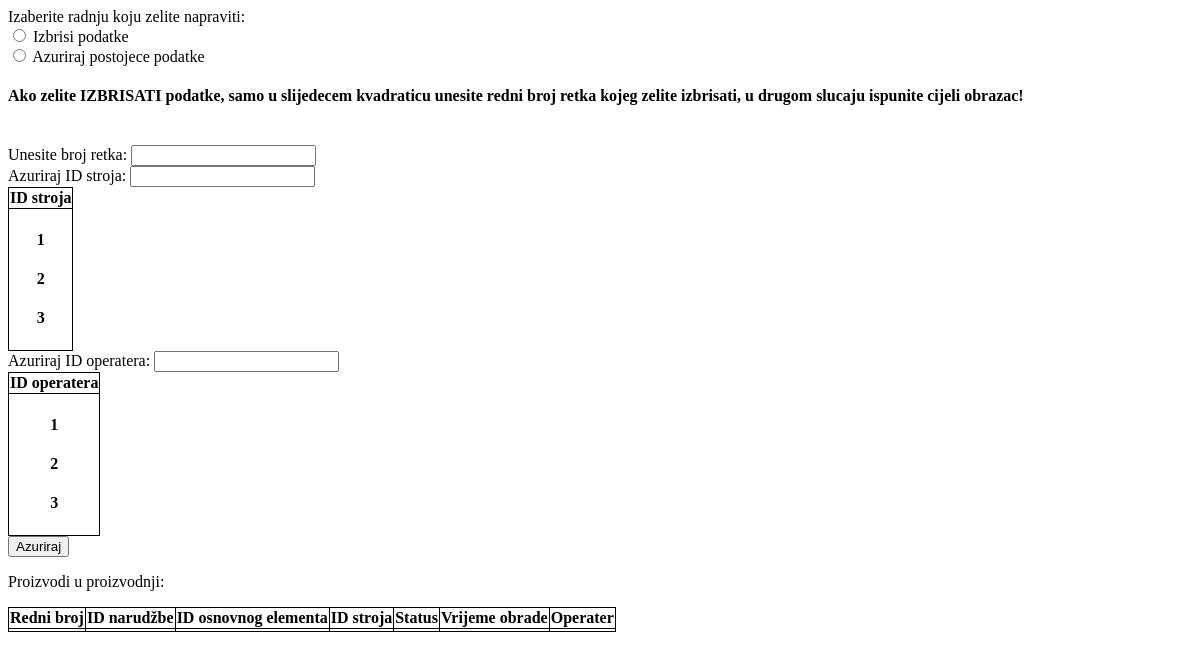
Before: /update_manufacturing_form with the older database file.
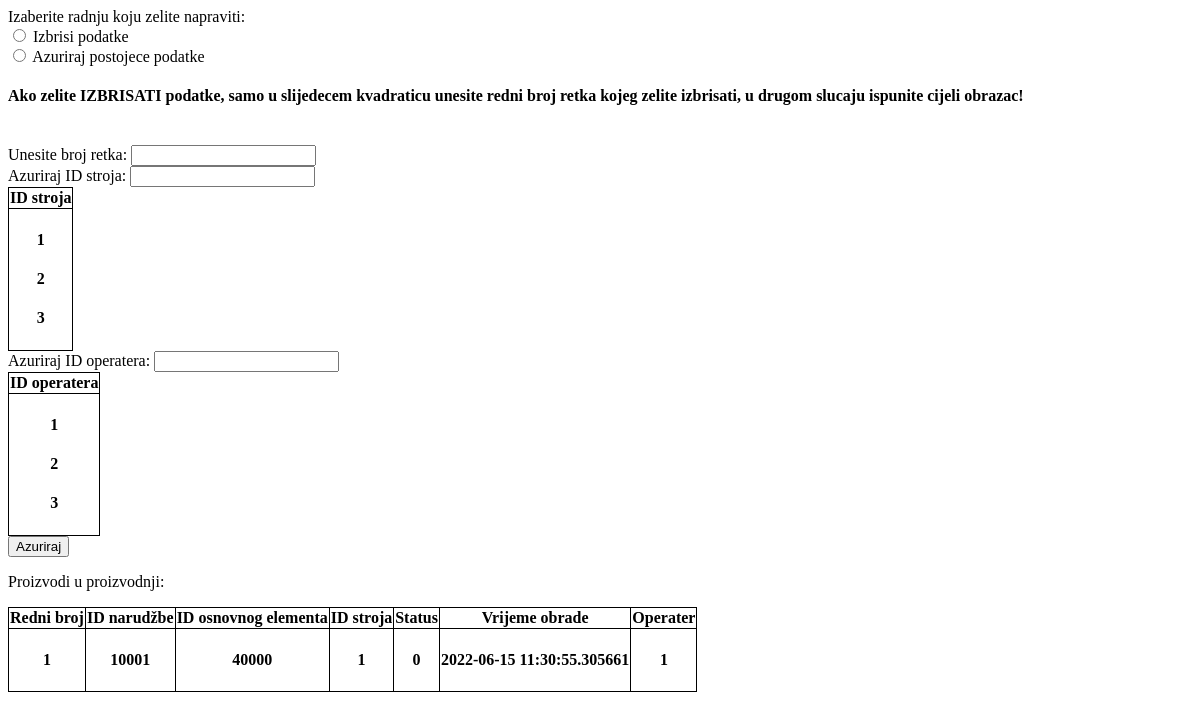
After: the same page with the newer database file.
### app.py (models this page shows, shortened)
class Machine(db.Model):
    __tablename__ = "machine"
    machine_id = db.Column(db.Integer, primary_key=True)
    machine_name = db.Column(db.String(200))
    machine_tool = db.Column(db.String(200))
    last_tool_change_date = db.Column(db.String(200))
    last_machine_service_date = db.Column(db.String(200))
    number_of_machined_parts = db.Column(db.Integer)

class Worker(db.Model):
    __tablename__ = "worker"
    worker_id = db.Column(db.Integer, primary_key=True)
    worker_name = db.Column(db.String(500))
    worker_department = db.Column(db.String(200))

class Manufacturing(db.Model):
    __tablename__ = "manufacturing"
    auto_id = db.Column(db.Integer, primary_key=True)
    order_id = db.Column(db.Integer)
    part_id = db.Column(db.Integer)
    machine_id = db.Column(db.Integer)
    manufacturing_status = db.Column(db.String(200))
    manufacturing_time = db.Column(db.DateTime, default=datetime.now)
    manufacturing_worker = db.Column(db.Integer)
    first_time = True

### app.py (the view, shortened to what this page needs)
@app.route("/update_manufacturing_form", methods=["POST", "GET"])
def update_man_form():
    updated_worker_id = Worker.query.order_by(Worker.worker_id)
    updated_machine_id = Machine.query.order_by(Machine.machine_id)
    product = Manufacturing.query.order_by(Manufacturing.part_id)
    return render_template("update_manufacturing_form.html", product=product, worker=updated_worker_id, machine=updated_machine_id)

### templates/update_manufacturing_form.html (shortened to what this page needs)
<!DOCTYPE html>
<html lang="en">
<head>
</head>
<body>
    <form action="update_manufacturing_form" METHOD="POST">
        <label for="update_or_delete">Izaberite radnju koju zelite napraviti:</label><br>
        <input type="radio" id="update_or_delete" name="update_or_delete" value="1">
        <label for="delete">Izbrisi podatke</label><br>
        <input type="radio" id="update_or_delete" name="update_or_delete" value="2">
        <label for="update">Azuriraj postojece podatke</label><br>
        <h4>Ako zelite IZBRISATI podatke, samo u slijedecem kvadraticu unesite redni broj retka kojeg zelite izbrisati,
            u drugom slucaju ispunite cijeli obrazac!</h4><br>
        <label for="row_number">Unesite broj retka:</label>
        <input type="text" id="row_number" name="row_number"><br>
        <label for="updated_machine_id">Azuriraj ID stroja:</label>
        <input type="text" id="updated_machine_id" name="updated_machine_id"><br>
        <table>
            <tr>
                <th>ID stroja</th>
            </tr>
            <tr>
                <th>
                    {% for machines in machine %}
                    <h4>
                        {{machines.machine_id}}
                    </h4>
                    {% endfor %}
                </th>
            </tr>
        </table>
        <label for="updated_worker_id">Azuriraj ID operatera:</label>
        <input type="text" id="updated_worker_id" name="updated_worker_id"><br>
        <table>
            <tr>
                <th>ID operatera</th>
            </tr>
            <tr>
                <th>
                    {% for workers in worker %}
                    <h4>
                        {{workers.worker_id}}
                    </h4>
                    {% endfor %}
                </th>
            </tr>
        </table>
        <input type="submit" value="Azuriraj" class="btn-secondary">
    </form>
    <p>Proizvodi u proizvodnji:</p>
    <table>
        <tr>
            <th>Redni broj</th>
            <th>ID narudžbe</th>
            <th>ID osnovnog elementa</th>
            <th>ID stroja</th>
            <th>Status</th>
            <th>Vrijeme obrade</th>
            <th>Operater</th>
        </tr>
        <tr>
            <th>
                {% for manufacturing in product %}
                <h4>
                    {{manufacturing.auto_id}}
                </h4>
                {% endfor %}
            </th>
            <th>
                {% for manufacturing in product %}
                <h4>
                    {{manufacturing.order_id}}
                </h4>
                {% endfor %}
            </th>
            <th>
                {% for manufacturing in product %}
                <h4>
                    {{manufacturing.part_id}}
                </h4>
                {% endfor %}
            </th>
            <th>
                {% for manufacturing in product %}
                <h4>
                    {{manufacturing.machine_id}}
                </h4>
                {% endfor %}
            </th>
            <th>
                {% for manufacturing in product %}
                <h4>
                    {{manufacturing.manufacturing_status}}
                </h4>
                {% endfor %}
            </th>
            <th>
                {% for manufacturing in product %}
                <h4>
                    {{manufacturing.manufacturing_time}}
                </h4>
                {% endfor %}
            </th>
            <th>
                {% for manufacturing in product %}
                <h4>
                    {{manufacturing.manufacturing_worker}}
                </h4>
                {% endfor %}
            </th>
        </tr>
    </table>
</body>
</html>

Changed rows visible on the page:
added Manufacturing: auto_id "1", order_id "10001", part_id "40000", machine_id "1", manufacturing_status "0", manufacturing_time "2022-06-15 11:30:55.305661", manufacturing_worker "1"
